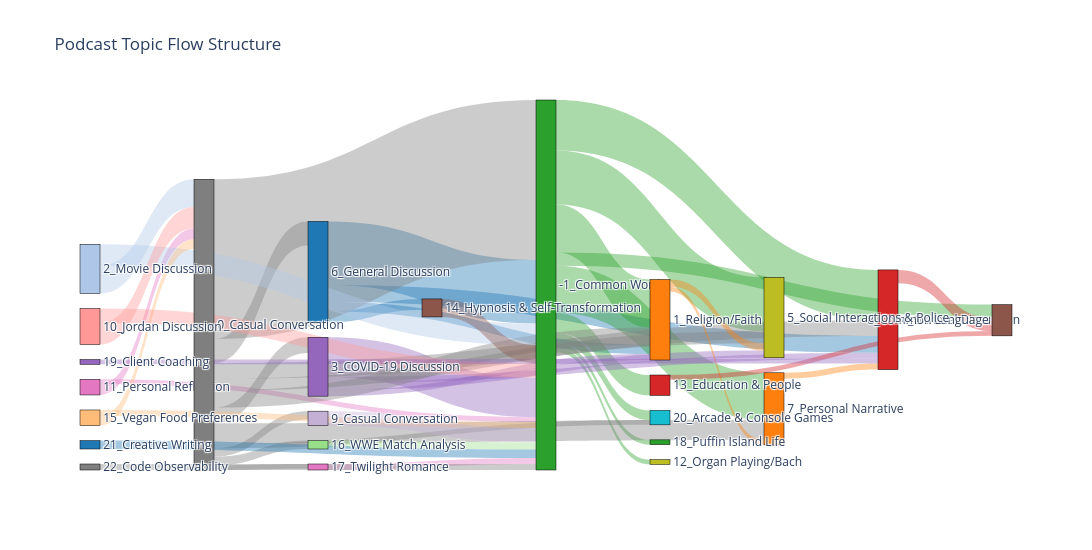

The cell this chart's notebook holds for it:
### Markdown cell above
## Visualization

### Code cell
import plotly.graph_objects as go

# 1. SETUP: Get Unique Nodes and Map to Integers
# ---------------------------------------------------------
# Get all unique nodes from your graph
all_nodes = list(G.nodes())

# Create a map: {"Intro": 0, "AI Ethics": 1, ...}
node_to_index = {name: i for i, name in enumerate(all_nodes)}

color_palette = [
    "#1f77b4", "#ff7f0e", "#2ca02c", "#d62728", "#9467bd", 
    "#8c564b", "#e377c2", "#7f7f7f", "#bcbd22", "#17becf",
    "#aec7e8", "#ffbb78", "#98df8a", "#ff9896", "#c5b0d5"
]

def hex_to_rgba(hex_code, opacity):
    # Remove the '#' if present
    hex_code = hex_code.lstrip('#')
    
    # Convert HEX to RGB integers
    r = int(hex_code[0:2], 16)
    g = int(hex_code[2:4], 16)
    b = int(hex_code[4:6], 16)
    
    # Return the RGBA string
    return f"rgba({r}, {g}, {b}, {opacity})"

# Assign a color to each node (cycling through the palette)
node_colors = [color_palette[i % len(color_palette)] for i in range(len(all_nodes))]

# 2. PREPARE LISTS FOR PLOTLY
# ---------------------------------------------------------
source_indices = []
target_indices = []
link_colors = []
values = []
labels = all_nodes  # This list maps 0 -> Label, 1 -> Label...

# Iterate through your graph edges
for source, target, data in G.edges(data=True):

    if source == target:
        continue

    weight = data['weight']
    
    # FILTER (Optional but Recommended):
    # If the graph is too messy, uncomment the line below to show only
    # transitions that happened more than once.
    source_hex = node_colors[node_to_index[source]]
    if weight > 3: 
        # Get the solid color from your palette
        source_idx = node_to_index[source]
        source_hex = node_colors[source_idx]
    
        # --- [NEW] Convert to RGBA with 0.4 opacity ---
        # 0.1 = Very transparent, 1.0 = Solid
        source_rgba = hex_to_rgba(source_hex, opacity=0.4) 
        
        source_indices.append(node_to_index[source])
        target_indices.append(node_to_index[target])
        values.append(weight)
        
        # Append the TRANSPARENT color to the links
        link_colors.append(source_rgba)

# 3. GENERATE THE SANKEY DIAGRAM
# ---------------------------------------------------------
fig = go.Figure(data=[go.Sankey(
    valueformat = ".0f",
    valuesuffix = "TWh",
    # Define the Nodes (The vertical blocks)
    arrangement = "snap",
    node = dict(
        pad = 15,
        thickness = 20,
        line = dict(color = "black", width = 0.5),
        label = labels,
        color = node_colors,  # You can replace this with a list of hex colors if you want specific colors
        align = "left"
    ),
    # Define the Links (The flowing streams)
    link = dict(
        source = source_indices, # The origin node index
        target = target_indices, # The destination node index
        value = values,          # The width of the stream (weight)
        color = link_colors
    )
)])

# 4. CUSTOMIZE AND SHOW
# ---------------------------------------------------------
fig.update_layout(
    title_text="Podcast Topic Flow Structure", 
    font_size=12,
    width= 1400,   # Width in pixels (Default is usually ~700)
    height= 550    # Height in pixels (Default is usually ~450)
    )
fig.show()

### Figure 1 — Plotly figure (JSON) as saved in the notebook; plotly's stock layout.template omitted (floating-point values rounded to 4 significant figures)
{"data": [{"arrangement": "snap", "link": {"color": ["rgba(31, 119, 180, 0.4)", "rgba(31, 119, 180, 0.4)", "rgba(31, 119, 180, 0.4)", "rgba(31, 119, 180, 0.4)", "rgba(255, 127, 14, 0.4)", "rgba(44, 160, 44, 0.4)", "rgba(44, 160, 44, 0.4)", "rgba(44, 160, 44, 0.4)", "rgba(44, 160, 44, 0.4)", "rgba(44, 160, 44, 0.4)", "rgba(44, 160, 44, 0.4)", "rgba(44, 160, 44, 0.4)", "rgba(44, 160, 44, 0.4)", "rgba(44, 160, 44, 0.4)", "rgba(214, 39, 40, 0.4)", "rgba(148, 103, 189, 0.4)", "rgba(148, 103, 189, 0.4)", "rgba(148, 103, 189, 0.4)", "rgba(148, 103, 189, 0.4)", "rgba(227, 119, 194, 0.4)", "rgba(227, 119, 194, 0.4)", "rgba(127, 127, 127, 0.4)", "rgba(127, 127, 127, 0.4)", "rgba(127, 127, 127, 0.4)", "rgba(127, 127, 127, 0.4)", "rgba(127, 127, 127, 0.4)", "rgba(127, 127, 127, 0.4)", "rgba(127, 127, 127, 0.4)", "rgba(127, 127, 127, 0.4)", "rgba(127, 127, 127, 0.4)", "rgba(127, 127, 127, 0.4)", "rgba(127, 127, 127, 0.4)", "rgba(174, 199, 232, 0.4)", "rgba(174, 199, 232, 0.4)", "rgba(255, 187, 120, 0.4)", "rgba(255, 187, 120, 0.4)", "rgba(152, 223, 138, 0.4)", "rgba(255, 152, 150, 0.4)", "rgba(255, 152, 150, 0.4)", "rgba(197, 176, 213, 0.4)", "rgba(31, 119, 180, 0.4)", "rgba(255, 127, 14, 0.4)", "rgba(255, 127, 14, 0.4)", "rgba(214, 39, 40, 0.4)", "rgba(148, 103, 189, 0.4)", "rgba(140, 86, 75, 0.4)", "rgba(227, 119, 194, 0.4)", "rgba(127, 127, 127, 0.4)"], "source": [0, 0, 0, 0, 1, 2, 2, 2, 2, 2, 2, 2, 2, 2, 3, 4, 4, 4, 4, 6, 6, 7, 7, 7, 7, 7, 7, 7, 7, 7, 7, 7, 10, 10, 11, 11, 12, 13, 13, 14, 15, 16, 16, 18, 19, 20, 21, 22], "target": [2, 3, 16, 20, 3, 3, 5, 8, 9, 1, 16, 18, 17, 23, 5, 2, 3, 8, 16, 2, 7, 2, 8, 14, 0, 3, 1, 16, 4, 12, 9, 21, 2, 7, 7, 2, 2, 7, 2, 2, 2, 8, 1, 5, 3, 2, 2, 2], "value": [53, 14, 8, 9, 5, 42, 11, 45, 8, 39, 40, 17, 4, 4, 11, 33, 5, 6, 5, 4, 9, 133, 10, 7, 20, 13, 17, 14, 13, 7, 4, 4, 18, 23, 8, 5, 6, 18, 12, 12, 7, 6, 4, 4, 4, 15, 5, 5]}, "node": {"align": "left", "color": ["#1f77b4", "#ff7f0e", "#2ca02c", "#d62728", "#9467bd", "#8c564b", "#e377c2", "#7f7f7f", "#bcbd22", "#17becf", "#aec7e8", "#ffbb78", "#98df8a", "#ff9896", "#c5b0d5", "#1f77b4", "#ff7f0e", "#2ca02c", "#d62728", "#9467bd", "#8c564b", "#e377c2", "#7f7f7f", "#bcbd22"], "label": ["6_General Discussion", "7_Personal Narrative", "-1_Common Words", "4_General Discussion", "3_COVID-19 Discussion", "8_Common Language", "11_Personal Reflection", "0_Casual Conversation", "5_Social Interactions & Police", "20_Arcade & Console Games", "2_Movie Discussion", "15_Vegan Food Preferences", "16_WWE Match Analysis", "10_Jordan Discussion", "9_Casual Conversation", "21_Creative Writing", "1_Religion/Faith", "18_Puffin Island Life", "13_Education & People", "19_Client Coaching", "14_Hypnosis & Self-Transformation", "17_Twilight Romance", "22_Code Observability", "12_Organ Playing/Bach"], "line": {"color": "black", "width": 0.5}, "pad": 15, "thickness": 20}, "type": "sankey", "valueformat": ".0f", "valuesuffix": "TWh"}], "layout": {"font": {"size": 12}, "height": 550, "title": {"text": "Podcast Topic Flow Structure"}, "width": 1400}}
